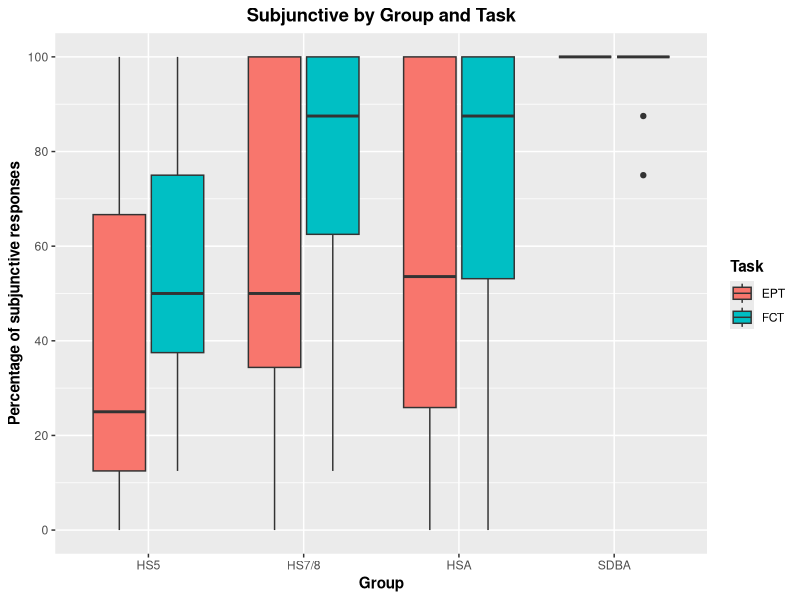

Source code (R):
library(tidyverse)
library(here)


# Prepare and load data
## EPT
SDB_EPT <- read_csv(here("./CSV Files/SDB/SDB Subjunctive EPT.csv")) %>%
  filter(Property == "Intensional subjunctive") %>%
  mutate(Group = "SDBA")

HSA_EPT <- read_csv(here("./CSV Files/Adult HS/Adult HS Subjunctive EPT.csv")) %>%
  filter(Property == "Intensional subjunctive") %>% 
  mutate(Group = "HSA")

DLI78_EPT <- read_csv(here("./CSV Files/DLI-78/DLI-78 Subjunctive EPT.csv")) %>%
  filter(Property == "Intensional subjunctive") %>% 
  mutate(Group = "HS7/8")

MLS78_EPT <- read_csv(here("./CSV Files/MLS-78/MLS-78 Subjunctive EPT.csv")) %>%
  filter(Property == "Intensional subjunctive") %>% 
  mutate(Group = "HS7/8")

DLI5_EPT <- read_csv(here("./CSV Files/DLI-5/DLI-5 Subjunctive EPT.csv"))  %>%
  filter(Property == "Intensional subjunctive") %>% 
  mutate(Group = "HS5")

MLS5_EPT <- read_csv(here("./CSV Files/MLS-5/MLS-5 Subjunctive EPT.csv")) %>%
  filter(Property == "Intensional subjunctive") %>% 
  mutate(Group = "HS5") 


## FCT
SDB_FCT <- read_csv(here("./CSV Files/SDB/SDB Subjunctive FCT.csv")) %>%
  filter(Property == "Intensional subjunctive") %>%
  mutate(Group = "SDBA")

HSA_FCT <- read_csv(here("./CSV Files/Adult HS/Adult HS Subjunctive FCT.csv")) %>%
  filter(Property == "Intensional subjunctive") %>% 
  mutate(Group = "HSA")

DLI78_FCT <- read_csv(here("./CSV Files/DLI-78/DLI-78 Subjunctive FCT.csv")) %>%
  filter(Property == "Intensional subjunctive") %>% 
  mutate(Group = "HS7/8")

MLS78_FCT <- read_csv(here("./CSV Files/MLS-78/MLS-78 Subjunctive FCT.csv")) %>%
  filter(Property == "Intensional subjunctive") %>% 
  mutate(Group = "HS7/8")

DLI5_FCT <- read_csv(here("./CSV Files/DLI-5/DLI-5 Subjunctive FCT.csv"))  %>%
  filter(Property == "Intensional subjunctive") %>% 
  mutate(Group = "HS5")

MLS5_FCT <- read_csv(here("./CSV Files/MLS-5/MLS-5 Subjunctive FCT.csv")) %>%
  filter(Property == "Intensional subjunctive") %>% 
  mutate(Group = "HS5")


## Join and summarize data
EPT <- rbind(SDB_EPT, HSA_EPT, DLI78_EPT, MLS78_EPT, DLI5_EPT, MLS5_EPT) %>% 
  group_by(Part_ID, Group) %>%
  summarize(Total_Subj = sum(Mood_Use, na.rm = TRUE),
            Total_Responses = sum(!is.na(Mood_Use)),
            Ratio = Total_Subj/Total_Responses) %>% 
  mutate(Task = "EPT",
         Ratio = (Ratio*100))


FCT <- rbind(SDB_FCT, HSA_FCT, DLI78_FCT, MLS78_FCT, DLI5_FCT, MLS5_FCT) %>% 
  group_by(Part_ID, Group) %>%
  summarize(Total_Subj = sum(Mood_Use, na.rm = TRUE),
            Total_Responses = sum(!is.na(Mood_Use)),
            Ratio = Total_Subj/Total_Responses) %>% 
  mutate(Task = "FCT",
         Ratio = (Ratio*100))

Master <- rbind(EPT, FCT)


# Create graph
Master %>% 
  ggplot(aes(x = Group, y = Ratio, fill = Task)) +
  geom_boxplot() +
  scale_y_continuous(breaks = seq (0, 100, 20),
                     limits = c(0, 100)) +
  labs(x = "Group", y = "Percentage of subjunctive responses", title = "Subjunctive by Group and Task") +
  theme(axis.title = element_text(face = "bold"),
        plot.title = element_text(hjust = 0.5, face = "bold"),
        legend.title = element_text(face = "bold"))
